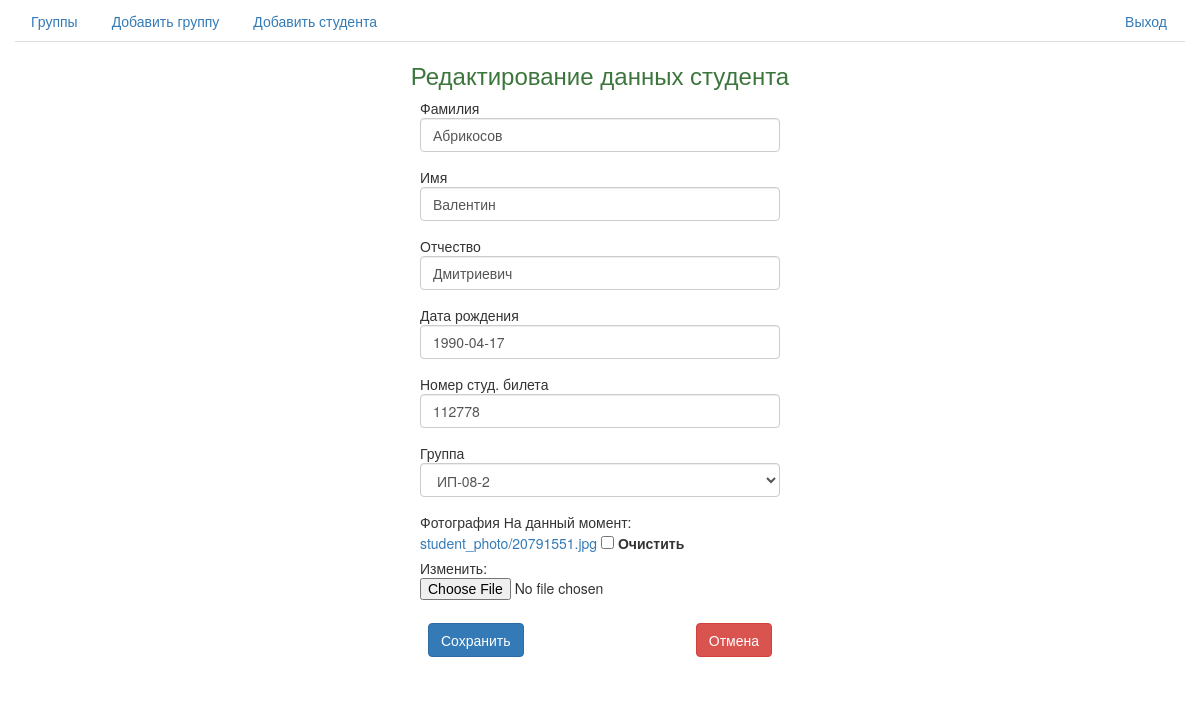
The page /edit_student/30/ (signed in) on the database its author committed.
### student/models.py (models this page shows, shortened)
class Student(models.Model):
    last_name = models.CharField(max_length=255, verbose_name=u'Фамилия')
    first_name = models.CharField(max_length=255, verbose_name=u'Имя')
    patronymic = models.CharField(max_length=255, verbose_name=u'Отчество')
    photo = models.ImageField(upload_to='student_photo',null=True, blank=True, verbose_name=u'Фотография')
    birth_day = models.DateField(auto_now=False, verbose_name=u'Дата рождения')
    students_ticket_number = models.PositiveIntegerField(verbose_name=u'Номер студ. билета')
    in_group = models.ForeignKey('Group', related_name='r_students', verbose_name=u'Группа')
    def __unicode__(self):
        return u"%s %s %s (группа %s)" % (self.last_name, self.first_name, self.patronymic, self.in_group)
    class Meta:
        ordering = ['last_name', 'first_name']
        verbose_name = u'Студент'
        verbose_name_plural = u'Студенты'

### app/views.py (the view, shortened to what this page needs)
# urls.py: url(r'^edit_student/(?P<pk>\d+)/$', StudentEditView.as_view(), name='edit_student'),
class StudentEditView(UpdateView):
    template_name = 'edit_student.html'
    model = Student
    form_class = StudentAddForm
    @method_decorator(login_required)
    def dispatch(self, *args, **kwargs):
        return super(StudentEditView, self).dispatch(*args, **kwargs)

### app/form.py
class StudentAddForm(forms.ModelForm):
    class Meta:
        model = Student
        fields = ('last_name', 'first_name', 'patronymic', 'birth_day', 'students_ticket_number', 'in_group', 'photo')
        widgets = {
            'last_name': forms.TextInput(attrs={'class': "form-control"}),
            'first_name': forms.TextInput(attrs={'class': "form-control"}),
            'patronymic': forms.TextInput(attrs={'class': "form-control"}),
            'birth_day': forms.DateInput(attrs={'class': "form-control"}),
            'in_group': forms.Select(attrs={'class': "form-control"}),
            'students_ticket_number': forms.TextInput(attrs={'class': "form-control"}),
        }

### student/context_processor.py (called while the page is built)
def context_settings(request):
    return {'settings': settings}

### student/models.py (called while the page is built)
    def __unicode__(self):
        return self.title

### templates/edit_student.html (shortened to what this page needs)
{% extends "base.html" %}
{% block content %}
<div class="container-fluid">
	<div class="row">
		<div class="col-md-12">
			<h3 class="text-center text-success">
				Редактирование данных студента
			</h3>
		</div>
	</div>
	<div class="row">
		<div class="col-md-4">
		</div>
		<div class="col-md-4">
			<form role="form" method="post" enctype="multipart/form-data">{% csrf_token %}
				{% for field in form %}
                    <div class="form-group">
                        {% if field.errors %}
                            <div class="alert alert-warning" role="alert">
                                {{ field.label }}
                                {{ field }}{{ field.errors }}
                            </div>
                        {% else %}
                            {{ field.label }}
                            {{ field }}
                        {% endif %}
                    </div>
                {% endfor %}
				<table class="table">
                    <thead>
                        <tr>
                            <td class="text-left">
                                <input type="submit" value="Сохранить" class="btn btn-primary"/>
                            </td>
                            <td class="text-right">
                                <a href="/student_detail/{{ student.id }}"><button type="button" class="btn btn-danger">Отмена</button></a>
                            </td>
                        </tr>
                    </thead>
                </table>
			</form>
		</div>
		<div class="col-md-4">
		</div>
	</div>
</div>
{% endblock %}

### rows shown on the page
Student: form "Абрикосов" "Валентин" "Дмитриевич" "1990-04-17" "112778" "ИП-08-2"

### other values the page prints
{{ field.label }} "Фамилия" "Имя" "Отчество" "Дата рождения" "Номер студ. билета" "Группа" "Фотография"
